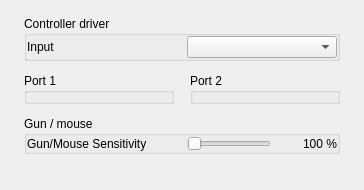
<widget class="QWidget" name="pgInput_content"><property name="role" stdset="0"><string notr="true">pagecontent</string></property><layout class="QVBoxLayout" name="pgInput_vl"><property name="spacing"><number>12</number></property><property name="leftMargin"><number>24</number></property><property name="topMargin"><number>16</number></property><property name="rightMargin"><number>24</number></property><property name="bottomMargin"><number>16</number></property><item><widget class="QGroupBox" name="cardInputDriver"><property name="title"><string>Controller driver</string></property><property name="role" stdset="0"><string notr="true">card</string></property><layout class="QGridLayout" name="glInputDrv" columnstretch="0,1,0"><property name="leftMargin"><number>0</number></property><property name="topMargin"><number>0</number></property><property name="rightMargin"><number>0</number></property><property name="bottomMargin"><number>0</number></property><property name="horizontalSpacing"><number>10</number></property><property name="verticalSpacing"><number>10</number></property><item row="0" column="0" rowspan="1" colspan="1"><widget class="QLabel" name="lInput">
         <property name="sizePolicy">
          <sizepolicy hsizetype="Preferred" vsizetype="Maximum">
           <horstretch>0</horstretch>
           <verstretch>0</verstretch>
          </sizepolicy>
         </property>
         <property name="text">
          <string>Input</string>
         </property>
         <property name="textFormat">
          <enum>Qt::PlainText</enum>
         </property>
        <property name="alignment"><set>Qt::AlignLeading|Qt::AlignLeft|Qt::AlignVCenter</set></property><property name="role" stdset="0"><string notr="true">row</string></property><property name="minimumSize"><size><width>150</width><height>0</height></size></property></widget>
       </item><item row="0" column="1" rowspan="1" colspan="2"><widget class="QComboBox" name="cbInput" />
       </item></layout></widget></item><item><layout class="QHBoxLayout" name="hlPorts"><property name="spacing"><number>16</number></property><property name="leftMargin"><number>0</number></property><property name="topMargin"><number>0</number></property><property name="rightMargin"><number>0</number></property><property name="bottomMargin"><number>0</number></property><item><widget class="UIPortManager" name="pmPort1">
         <property name="sizePolicy">
          <sizepolicy hsizetype="Preferred" vsizetype="Expanding">
           <horstretch>0</horstretch>
           <verstretch>0</verstretch>
          </sizepolicy>
         </property>
         <property name="title">
          <string>Port 1</string>
         </property>
        <property name="role" stdset="0"><string notr="true">card</string></property></widget>
       </item><item><widget class="UIPortManager" name="pmPort2">
         <property name="sizePolicy">
          <sizepolicy hsizetype="Preferred" vsizetype="Expanding">
           <horstretch>0</horstretch>
           <verstretch>0</verstretch>
          </sizepolicy>
         </property>
         <property name="title">
          <string>Port 2</string>
         </property>
        <property name="role" stdset="0"><string notr="true">card</string></property></widget>
       </item></layout></item><item><widget class="QGroupBox" name="cardGun"><property name="title"><string>Gun / mouse</string></property><property name="role" stdset="0"><string notr="true">card</string></property><layout class="QGridLayout" name="glGun" columnstretch="0,1,0"><property name="leftMargin"><number>0</number></property><property name="topMargin"><number>0</number></property><property name="rightMargin"><number>0</number></property><property name="bottomMargin"><number>0</number></property><property name="horizontalSpacing"><number>10</number></property><property name="verticalSpacing"><number>10</number></property><item row="0" column="0" rowspan="1" colspan="1"><widget class="QLabel" name="lGunMouseSensitivity">
         <property name="text">
          <string>Gun/Mouse Sensitivity</string>
         </property>
        <property name="alignment"><set>Qt::AlignLeading|Qt::AlignLeft|Qt::AlignVCenter</set></property><property name="role" stdset="0"><string notr="true">row</string></property><property name="minimumSize"><size><width>150</width><height>0</height></size></property></widget>
       </item><item row="0" column="1" rowspan="1" colspan="1"><widget class="QSlider" name="sGunMouseSensitivity">
         <property name="minimum">
          <number>1</number>
         </property>
         <property name="maximum">
          <number>400</number>
         </property>
         <property name="orientation">
          <enum>Qt::Horizontal</enum>
         </property>
        </widget>
       </item><item row="0" column="2" rowspan="1" colspan="1"><widget class="QLabel" name="lGunMouseValue"><property name="text"><string>100 %</string></property><property name="alignment"><set>Qt::AlignRight|Qt::AlignVCenter</set></property><property name="role" stdset="0"><string notr="true">value</string></property><property name="minimumSize"><size><width>56</width><height>0</height></size></property></widget></item></layout></widget></item><item><spacer name="pgInput_sp"><property name="orientation"><enum>Qt::Vertical</enum></property><property name="sizeHint" stdset="0"><size><width>20</width><height>20</height></size></property></spacer></item></layout></widget>
